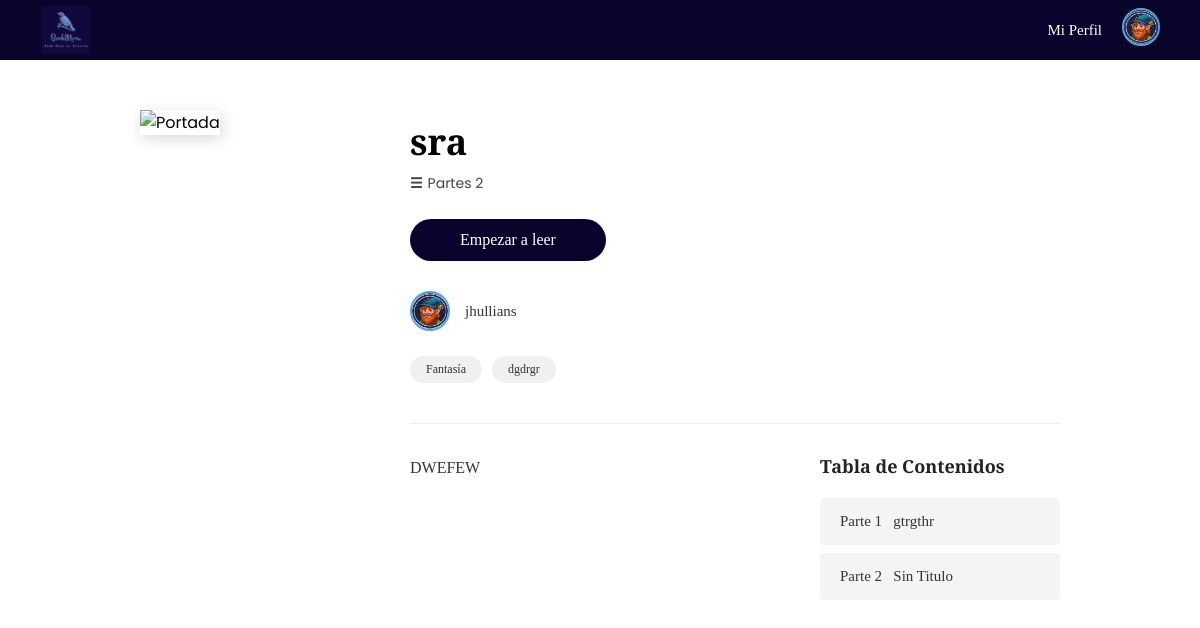
Page /ver_obra/6/ on the committed database.
### vistas/models.py (models this page shows, shortened)
class Obra(models.Model):
    titulo = models.CharField(max_length=200)
    descripcion = models.TextField()
    personajes = models.CharField(max_length=500, blank=True)
    categoria = models.CharField(max_length=100, blank=True)
    etiquetas = models.CharField(max_length=500, blank=True)
    imagen = models.ImageField(upload_to='obras/', null=True, blank=True)
    imagen_url = models.CharField(max_length=500, blank=True, null=True)
    contenido = models.TextField(blank=True, null=True)
    autor = models.ForeignKey(Practica, on_delete=models.CASCADE)

class Practica(models.Model):
    username = models.CharField(max_length=150, unique=True)
    email = models.EmailField(max_length=150, default='')
    password = models.CharField(max_length=128)

class Capitulo(models.Model):
    titulo = models.CharField(max_length=200, default="Sin Titulo")
    contenido = models.TextField(blank=True, null=True)
    obra = models.ForeignKey(Obra, on_delete=models.CASCADE)
    fecha_creacion = models.DateTimeField(auto_now_add=True)

### vistas/views.py (the view)
# urls.py: path('ver_obra/<int:obra_id>/', views.ver_obra, name="ver_obra"),
def ver_obra(request, obra_id):
    obra = Obra.objects.get(id=obra_id)
    num_capitulos = Capitulo.objects.filter(obra=obra).count()
    obra.num_capitulos = num_capitulos # Attach count manually or reuse annotate if efficient
    capitulos = Capitulo.objects.filter(obra=obra)
    es_autor = False
    if 'usuario_id' in request.session:
        if obra.autor.id == request.session['usuario_id']:
            es_autor = True
    return render(request, 'ver_obra.html', {
        'obra': obra,
        'capitulos': capitulos,
        'es_autor': es_autor
    })

### vistas/templates/ver_obra.html (shortened to what this page needs)
{% load static %}
<!DOCTYPE html>
<html lang="es">
<head>
</head>
<body>
    <header class="header-filas">
        <div class="logo-area">
            <a href="{% url 'dashboard' %}">
                <img src="{% static 'images/logo_final_perfil.png' %}" alt="BookMora" style="height: 48px; width: auto; object-fit: contain;">
            </a>
        </div>
        <nav class="nav-area">
            <a href="{% url 'perfil' %}">Mi Perfil</a>
            <div class="nav-avatar">
                <a href="{% url 'perfil' %}"><img src="{% static 'images/avatar_grande.png' %}" alt="Perfil"></a>
            </div>
        </nav>
    </header>
    <div class="detail-container">
        <div class="cover-area">
            {% if obra.imagen %}
                <img src="{{ obra.imagen.url }}" alt="Portada">
            {% elif obra.imagen_url %}
                <img src="{{ obra.imagen_url }}" alt="Portada">
            {% else %}
                <div style="width: 100%; height: 400px; background-color: #eee; display:flex; align-items:center; justify-content:center;">Sin Portada</div>
            {% endif %}
        </div>
        <div class="info-area">
            <h1 class="book-title-large">{{ obra.titulo }}</h1>
            <div class="book-meta-large">
                <div class="meta-item">
                    <span style="font-weight: bold;">☰</span>
                    <span>Partes {{ obra.num_capitulos }}</span>
                </div>
            </div>
            <a href="#" class="start-reading-btn">Empezar a leer</a>
            <div class="author-row">
                <img src="{% static 'images/avatar_grande.png' %}" class="mini-avatar" alt="Author">
                <span class="author-name">{{ obra.autor.username|default:"Usuario" }}</span>
            </div>
            <div class="tags-row">
                {% if obra.categoria %}
                    <span class="tag-pill">{{ obra.categoria }}</span>
                {% endif %}
                <span class="tag-pill">{{ obra.etiquetas }}</span>
            </div>
            <div class="bottom-grid">
                <div class="description-box">
                    {% if obra.descripcion %}
                        {{ obra.descripcion|linebreaks }}
                    {% else %}
                        <p>Sin descripción.</p>
                    {% endif %}
                </div>
                <div class="toc-box">
                    <div class="toc-header">Tabla de Contenidos</div>
                    <div class="chapter-list">
                        {% for cap in capitulos %}
                            <div class="chapter-item">
                                Parte {{ forloop.counter }} &nbsp; {{ cap.titulo }}
                            </div>
                        {% empty %}
                            <div style="color: #777;">Aún no hay partes publicadas.</div>
                        {% endfor %}
                    </div>
                </div>
            </div>
        </div>
    </div>
</body>
</html>

### vistas/templates/ver_obra.html (style rules this page uses)
* { margin: 0; padding: 0; box-sizing: border-box; }
body { font-family: 'Poppins', sans-serif; background-color: #fff; }
.header-filas { background-color: #08042b; height: 60px; display: flex; align-items: center; justify-content: space-between; padding: 0 40px; }
.logo-area a { display: flex; align-items: center; }
.nav-area { display: flex; align-items: center; justify-content: flex-end; gap: 20px; }
.nav-area a { color: #fff; text-decoration: none; font-size: 15px; font-family: 'Playfair Display', serif; }
.nav-avatar img { width: 38px; height: 38px; border-radius: 50%; border: 2px solid #5ba4cf; }
.detail-container { max-width: 1000px; margin: 50px auto; padding: 0 40px; display: grid; grid-template-columns: 220px 1fr; gap: 50px; }
.cover-area img { width: 100%; box-shadow: 2px 4px 15px rgba(0,0,0,0.15); aspect-ratio: 2/3; object-fit: cover; }
.info-area { padding-top: 10px; }
.book-title-large { font-family: 'Playfair Display', serif; font-size: 36px; font-weight: 600; color: #000; margin-bottom: 10px; line-height: 1.2; }
.book-meta-large { font-size: 14px; color: #444; margin-bottom: 25px; font-family: 'Poppins', sans-serif; display: flex; align-items: center; gap: 15px; }
.meta-item { display: flex; align-items: center; gap: 5px; }
.start-reading-btn { background-color: #08042b; color: white; padding: 12px 50px; border-radius: 25px; text-decoration: none; font-family: 'Playfair Display', serif; font-size: 16px; display: inline-block; margin-bottom: 30px; }
.author-row { display: flex; align-items: center; gap: 15px; margin-bottom: 25px; }
.mini-avatar { width: 40px; height: 40px; border-radius: 50%; border: 2px solid #5ba4cf; }
.author-name { font-family: 'Playfair Display', serif; font-size: 15px; color: #333; }
.tags-row { display: flex; gap: 10px; margin-bottom: 40px; flex-wrap: wrap; }
.tag-pill { background-color: #f0f0f0; padding: 6px 16px; border-radius: 20px; font-size: 12px; font-family: 'Playfair Display', serif; color: #333; }
.bottom-grid { display: grid; grid-template-columns: 3fr 2fr; gap: 50px; border-top: 1px solid #eee; padding-top: 30px; }
.description-box { font-family: 'Playfair Display', serif; font-size: 16px; line-height: 1.8; color: #333; text-align: justify; }
.toc-header { font-family: 'Playfair Display', serif; font-size: 18px; font-weight: 600; margin-bottom: 20px; color: #222; }
.chapter-list { display: flex; flex-direction: column; gap: 8px; }
.chapter-item { background-color: #f4f4f4; padding: 15px 20px; font-family: 'Playfair Display', serif; font-size: 15px; color: #333; border-radius: 4px; }

### rows in the picture
Obra: titulo "sra", num_capitulos "2", autor.username "jhullians", categoria "Fantasía", etiquetas "dgdrgr", descripcion "DWEFEW"
Capitulo: titulo "gtrgthr"
Capitulo: titulo "Sin Titulo"
